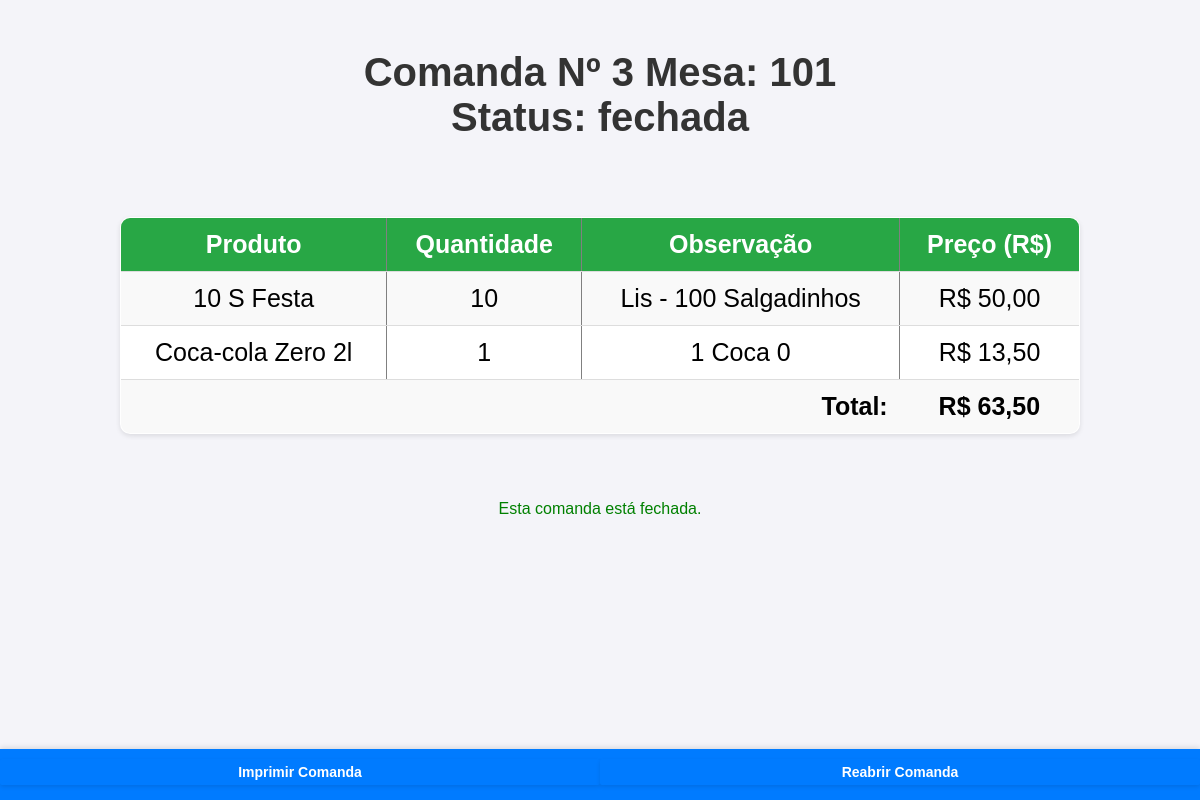
Page /comanda.php?id=246 on the committed database.
### tables this page shows
CREATE TABLE `comandas` (
  `id` int(11) NOT NULL,
  `numero` int(11) NOT NULL,
  `aberta` tinyint(1) DEFAULT 1,
  `mesa` int(11) DEFAULT NULL,
  `status` enum('aberta','fechada') NOT NULL DEFAULT 'aberta',
  `criado_em` timestamp NOT NULL DEFAULT current_timestamp(),
  `data_fechamento` datetime DEFAULT NULL
);

CREATE TABLE `itens` (
  `id` int(11) NOT NULL,
  `comanda_id` int(11) NOT NULL,
  `produto` varchar(255) NOT NULL,
  `descricao` varchar(255) DEFAULT NULL,
  `quantidade` int(11) NOT NULL,
  `preco` decimal(10,2) NOT NULL,
  `criado_em` timestamp NOT NULL DEFAULT current_timestamp(),
  `atendido` tinyint(1) DEFAULT 0
);

### comanda.php (the view, shortened to what this page needs)
<?php
include 'db.php';
if (empty($_POST['numero'])) {
    $stmt = $pdo->query("SELECT MAX(numero) AS max_numero FROM comandas");
    $resultado = $stmt->fetch();
    $numero = $resultado ? $resultado['max_numero'] + 1 : 1;
    $mesa = intval($_POST['mesa']);
} else {
    $numero = intval($_POST['numero']);
    $mesa = intval($_POST['mesa']);
}
$comanda_id = isset($_GET['id']) ? intval($_GET['id']) : 0;
if ($comanda_id > 0) {
    $stmt = $pdo->prepare("SELECT * FROM comandas WHERE id = ?");
    $stmt->execute([$comanda_id]);
    $comanda = $stmt->fetch();
    $stmt = $pdo->prepare("SELECT * FROM itens WHERE comanda_id = ?");
    $stmt->execute([$comanda_id]);
    $itens = $stmt->fetchAll();
} else {
    $stmt = $pdo->prepare("INSERT INTO comandas (numero, mesa) VALUES (?, ?)");
    $stmt->execute([$numero, $mesa]);
    header("Location: abrir_comanda.php");
}
?>
<!DOCTYPE html>
<html>
<head>
    <link rel="stylesheet" href="style/style.css">
</head>
<body>
    <h1>Comanda Nº <?= htmlspecialchars($comanda['numero']) ?>
    Mesa: <?= htmlspecialchars($comanda['mesa']) ?></br>
    Status: <?= htmlspecialchars($comanda['status']) ?></br>
    </h1>
    <table border="1">
        <tr>
            <th>Produto</th>
            <th>Quantidade</th>
            <th>Observação</th>
            <th>Preço (R$)</th>
        </tr>
        <?php
        $total = 0;
        foreach ($itens as $item):
            $total += $item['preco'];
        ?>
        <tr>
            <td><?= htmlspecialchars($item['produto']) ?></td>
            <td><?= number_format($item['quantidade'], 0) ?></td>
            <td><?= htmlspecialchars($item['descricao']) ?></td>
            <td>R$ <?= number_format($item['preco'], 2, ',', '.') ?></td>
        </tr>
        <?php endforeach; ?>
        <tr>
            <td colspan="3" style="text-align: right; font-weight: bold;">Total:</td>
            <td style="font-weight: bold;">R$ <?= number_format($total, 2, ',', '.') ?></td>
        </tr>
    </table>
    <?php if ($comanda['status'] === 'aberta'): ?>
        <form method="get" action="fechar_comanda.php">
            <input type="hidden" name="id" value="<?= htmlspecialchars($comanda_id) ?>">
            <nav class="navbar">
                <a href="abrir_comanda.php" class="butt">voltar</a>
                <button type="submit" style="background-color: red">Fechar Comanda</button>
            </nav>
        </form>
    <?php else: ?>
        <nav class="navbar">
        <a href="imprimir_comanda.php?id=<?= htmlspecialchars($comanda_id) ?>" class="butt">
        <button">Imprimir Comanda</button>
        </a>
        <a href="reabrir_comanda.php?id=<?= htmlspecialchars($comanda_id) ?>" class="butt">
        <button">Reabrir Comanda</button>
        </a>
    </nav>
        <p style="color: green;">Esta comanda está fechada.</p>
    <?php endif; ?>
</body>
</html>

### style/style.css (style rules this page uses)
body { font-family: 'Arial', sans-serif; background-color: #f4f4f9; margin: 0; padding: 0; display: flex; flex-direction: column; align-items: center; min-height: 100vh; }
h1, h2 { color: #333; font-size: 40px; text-align: center; margin-top: 50px; }
.butt { width: 100%; display: block; text-decoration: none; background-color: #007BFF; color: #fff; font-size: 25px; font-weight: bold; text-align: center; margin-bottom: 5px; padding: 5px; border-radius: 2px; box-shadow: 0 2px 4px rgba(0, 0, 0, 0.1); transition: background-color 0.3s ease, transform 0.2s ease; }
table { width: 80%; border-collapse: collapse; margin: 50px 0; background-color: #fff; border-radius: 10px; overflow: hidden; box-shadow: 0 2px 5px rgba(0, 0, 0, 0.1); padding: 20px; box-sizing: border-box; }
table th, table td { padding: 12px; text-align: center; border-bottom: 1px solid #ddd; font-size: 25px; }
table th { background-color: #28a745; color: white; font-weight: bold; }
table tr:last-child td { border:black; }
table tr:nth-child(even) { background-color: #f9f9f9; }
.navbar { position: fixed; bottom: 0; left: 0; width: 100%; background-color: #007BFF; display: flex; justify-content: space-around; padding: 10px 0; box-shadow: 0 -2px 5px rgba(0, 0, 0, 0.1); }
.navbar a { color: white; font-size: 14px; text-align: center; }

### rows in the picture
comandas: numero "3", mesa "101", status "fechada"
itens: produto "10 S Festa", quantidade "10", descricao "Lis - 100 Salgadinhos", preco "50,00"
itens: produto "Coca-cola Zero 2l", quantidade "1", descricao "1 Coca 0", preco "13,50"

### other values in the picture
$total "63,50"
